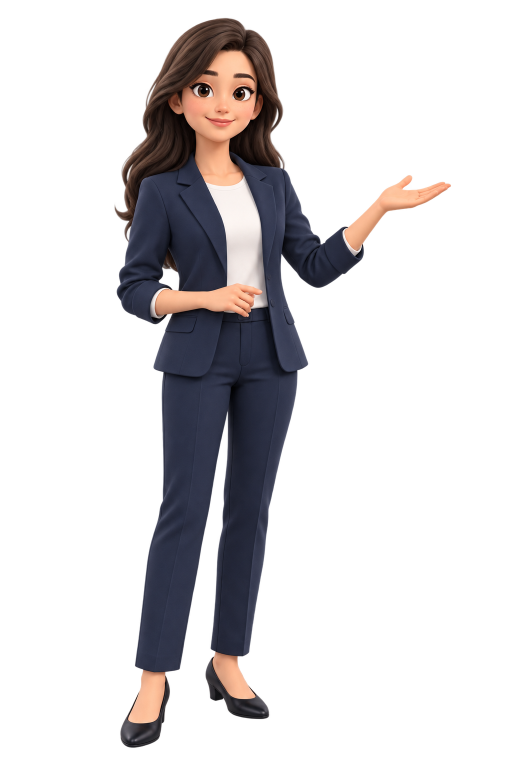
#> input picture Backend/AiVideoGenerator/character/charcater_image.png, 1024 x 1536 px (shown at 1/2 size); its folder holds 3 pictures in this run
$ python generate_video.py
#> lines starting #> are read from the running program, lines starting #| are printed output that depends on the picture; after the words box and inside, x2 and y2 are one past the last pixel; in counts of white or black regions, pixels touching at a corner belong together
import json
import math
import re
import subprocess
from pathlib import Path

import numpy as np
from PIL import Image, ImageDraw, ImageFont, ImageFilter
from moviepy import VideoClip, AudioFileClip


# ============================================================
# SIH - FINAL CORPORATE AI VIDEO GENERATOR
# ============================================================

BASE_DIR = Path(__file__).resolve().parent

SCENE_DATA_FILE = BASE_DIR / "scene_data.json"
AUDIO_DIR = BASE_DIR / "audio"
SCENES_DIR = BASE_DIR / "scenes"
CHARACTER_FILE = BASE_DIR / "character" / "character_image.png"

FINAL_VIDEO = BASE_DIR / "final_SIH_storytelling_video.mp4"
FINAL_SRT = BASE_DIR / "final_SIH_storytelling_video.srt"
FINAL_VTT = BASE_DIR / "final_SIH_storytelling_video.vtt"

AUDIO_DIR.mkdir(exist_ok=True)
SCENES_DIR.mkdir(exist_ok=True)


# ============================================================
# VIDEO SETTINGS
# ============================================================

W = 1280
H = 720
FPS = 24


# ============================================================
# COLOURS
# ============================================================

WHITE = (255, 255, 255)
NAVY = (20, 39, 64)

DARK_BG = (18, 28, 42)
DARK_PANEL = (30, 45, 62)

BLUE = (57, 132, 224)
CYAN = (67, 190, 222)
GREEN = (70, 184, 130)
PURPLE = (145, 105, 215)
ORANGE = (238, 158, 73)

GREY = (103, 121, 140)
LIGHT_GREY = (220, 229, 237)
LIGHT_BG = (242, 247, 252)
LIGHT_BLUE = (120, 190, 245)


# ============================================================
# FONTS
# ============================================================

def get_font(size, bold=False):

#> called with size = 42, bold = True
    if bold:
        paths = [
            r"C:\Windows\Fonts\segoeuib.ttf",
            r"C:\Windows\Fonts\arialbd.ttf",
            r"C:\Windows\Fonts\calibrib.ttf",
        ]
    else:
        paths = [
            r"C:\Windows\Fonts\segoeui.ttf",
            r"C:\Windows\Fonts\arial.ttf",
            r"C:\Windows\Fonts\calibri.ttf",
        ]

    for path in paths:
        if Path(path).exists():
            return ImageFont.truetype(path, size)

    return ImageFont.load_default()


FONT_TOPIC = get_font(42, True)
FONT_TITLE = get_font(30, True)
FONT_CARD = get_font(23, True)
FONT_BODY = get_font(19, False)
FONT_SMALL = get_font(17, True)
FONT_SUBTITLE = get_font(27, True)
FONT_BIG = get_font(50, True)
FONT_TINY = get_font(15, True)


# ============================================================
# BASIC HELPERS
# ============================================================

def clamp(value, low=0.0, high=1.0):
    return max(low, min(high, float(value)))


def ease_out(t):
    t = clamp(t)
    return 1 - (1 - t) ** 3


# [703 lines left out: functions safe_box, text_size, wrap_text, fit_font, draw_text_block, centered and 7 more, not called in this run]


# ============================================================
# CHARACTER
# ============================================================

def load_character():
    candidates = [
        CHARACTER_FILE,
        BASE_DIR / "character" / "charcater_image.png",
        BASE_DIR / "character" / "charcater_image.png.png",
    ]

    character_path = next((p for p in candidates if p.exists()), None)

    if character_path is None:
        print()
        print("WARNING: character image not found.")
        print("Fallback presenter will be used.")
        return None

    try:
        image = Image.open(character_path).convert("RGBA")
#> image is the input picture: PIL image 1024x1536 RGBA; mean R, G, B, A 36.6, 31.3, 33.1, 57.7
        data = np.array(image)
        rgb = data[:, :, :3]
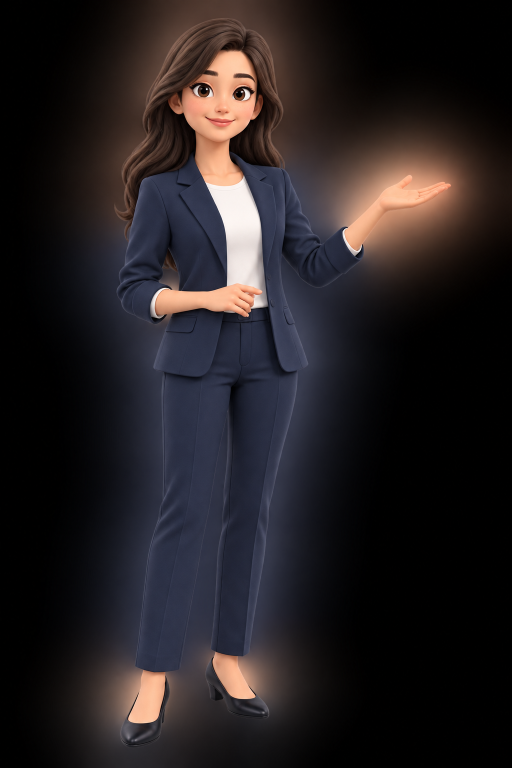
#> rgb: shape (1536, 1024, 3) (shown at 1/2 size); mean R, G, B 36.6, 31.3, 33.1
        alpha = data[:, :, 3]
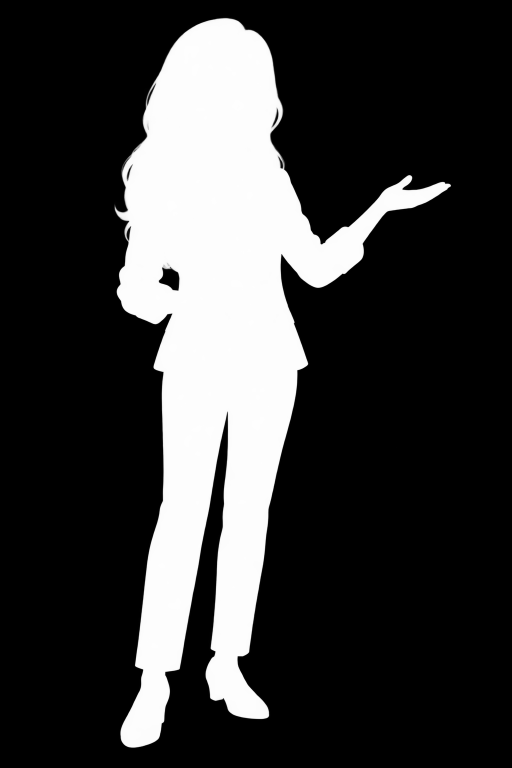
#> alpha: shape (1536, 1024) (shown at 1/2 size); min 0, max 254, mean 57.7

        white_mask = (
            (rgb[:, :, 0] > 247)
            & (rgb[:, :, 1] > 247)
            & (rgb[:, :, 2] > 247)
        )
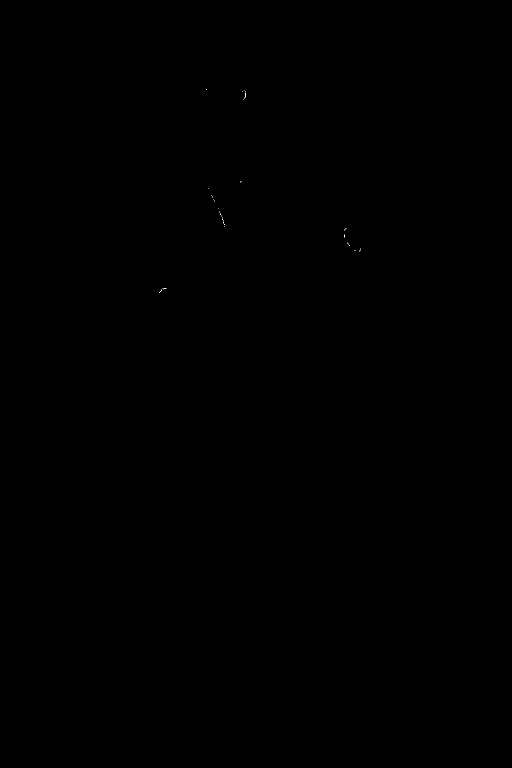
#> white_mask: shape (1536, 1024) bool (shown at 1/2 size); 0.01% white in thin lines or dots, all inside (x1, y1, x2, y2) = (318, 178, 722, 586)
        alpha[white_mask] = 0
#> alpha: shape (1536, 1024); 0.01% of pixels changed, all inside (x1, y1, x2, y2) = (318, 178, 722, 586)
        data[:, :, 3] = alpha

        print(f"Character loaded: {character_path.name}")
        return Image.fromarray(data, "RGBA")
    except Exception as e:
        print("Character loading failed:", e)
        return None


CHARACTER = load_character()


# [3145 lines left out: functions paste_character, draw_fallback_person, draw_document, draw_ai_orb, draw_check, draw_arrow and 31 more, not called in this run]


# ============================================================
# DURATION SELECTION
# ============================================================

# def get_target_duration():
#     """Always ask the user to choose the final video duration."""

#     print()
#     print("=" * 75)
#     print("SELECT VIDEO DURATION")
#     print("=" * 75)
#     print()
#     print("1 = 1 minute")
#     print("2 = 2 minutes")
#     print("3 = 3 minutes")
#     print()

#     while True:
#         choice = input("Enter your choice (1/2/3): ").strip()

#         if choice == "1":
#             return 60.0

#         if choice == "2":
#             return 120.0

#         if choice == "3":
#             return 180.0

#         print("Please enter only 1, 2 or 3.")

# def adjust_scene_durations(
#     scenes,
#     target_duration
# ):

#     original_durations = []

#     for scene in scenes:

#         try:

#             duration = float(
#                 scene.get(
#                     "duration",
#                     6
#                 )
#             )

#         except Exception:

#             duration = 6.0

#         original_durations.append(
#             max(
#                 2.5,
#                 duration
#             )
#         )

#     original_total = sum(
#         original_durations
#     )

#     if original_total <= 0:

#         original_total = (
#             len(scenes) * 6
#         )

#     scale = (
#         target_duration
#         / original_total
#     )

#     adjusted = [
#         d * scale
#         for d in original_durations
#     ]

#     # Do not allow extremely short scenes.
#     adjusted = [
#         max(
#             2.5,
#             d
#         )
#         for d in adjusted
#     ]

#     adjusted_total = sum(
#         adjusted
#     )

#     if adjusted_total > 0:

#         final_scale = (
#             target_duration
#             / adjusted_total
#         )

#         adjusted = [
#             d * final_scale
#             for d in adjusted
#         ]

#     for scene, duration in zip(
#         scenes,
#         adjusted
#     ):

#         scene["duration"] = float(
#             duration
#         )


# ============================================================
# MAIN
# ============================================================

def main():

    print()
    print("=" * 75)
    print("       SIH FINAL CORPORATE VIDEO")
    print("=" * 75)
    print()

    # --------------------------------------------------------
    # Check scene data
    # --------------------------------------------------------

    if not SCENE_DATA_FILE.exists():

#> (the run stopped early here; a loop or call above may not have finished)
